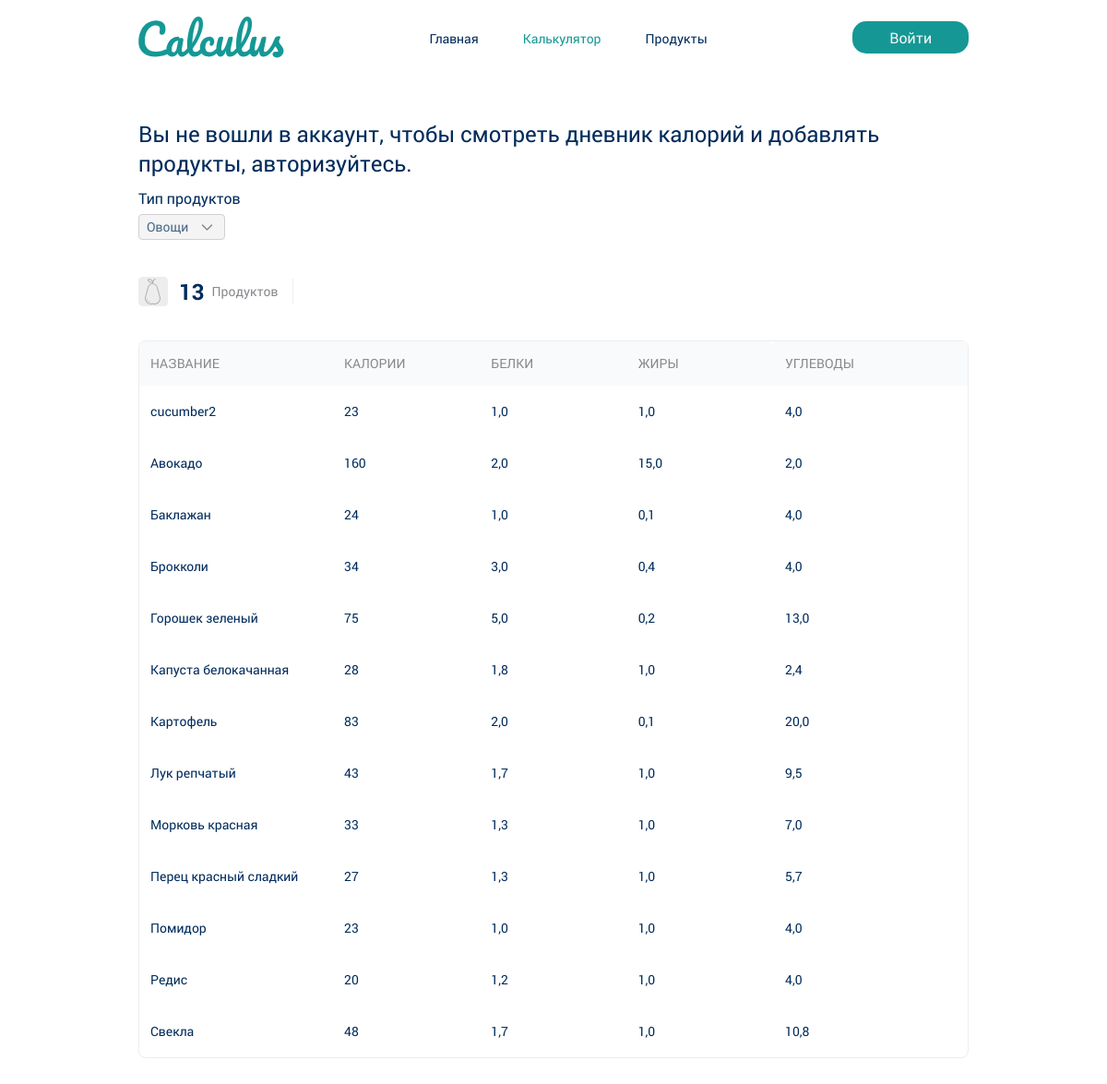
The app's page /calc/, older data.
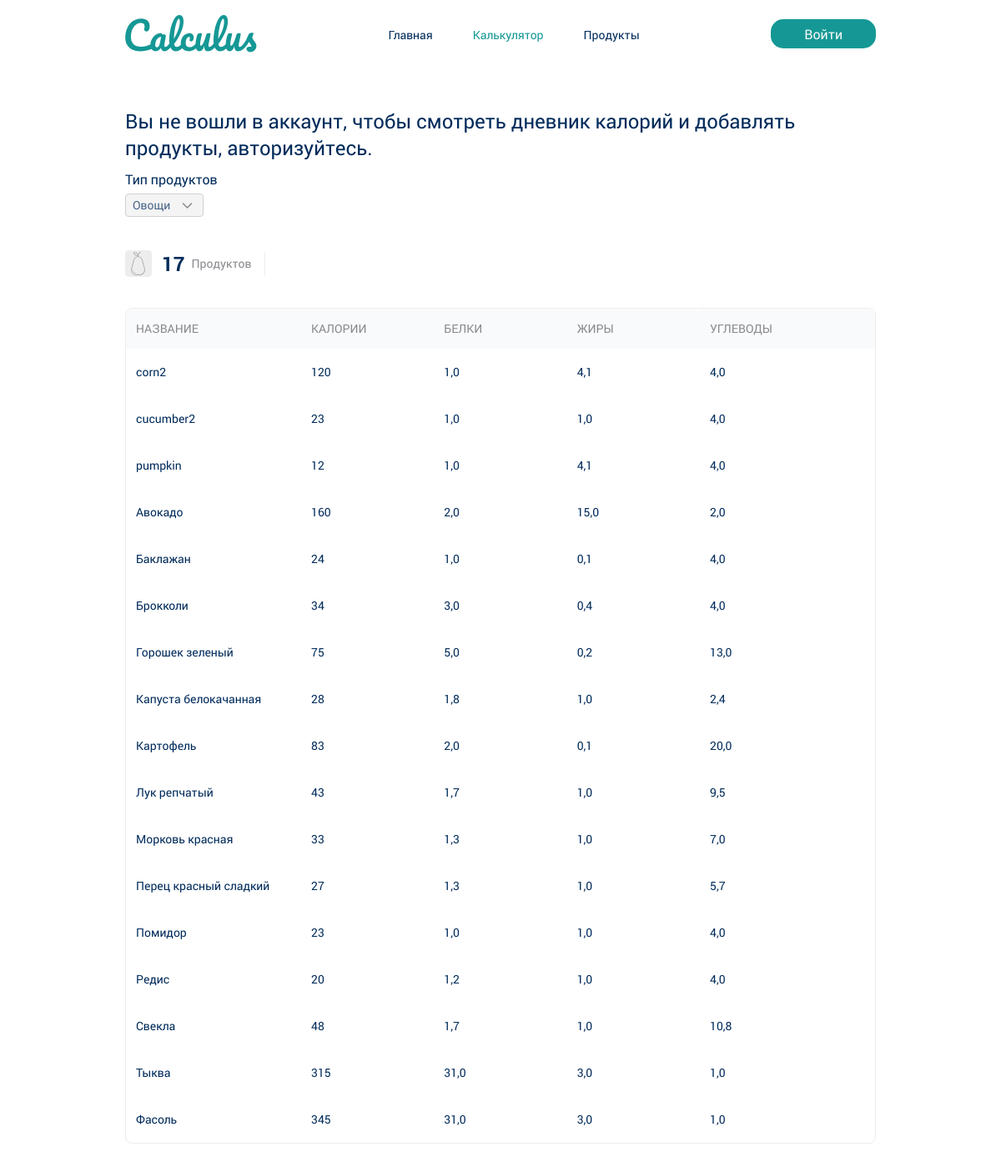
The same page, newer data.
### main/models.py (models this page shows, shortened)
class Vegetable(models.Model):
    name = models.CharField(max_length=200, verbose_name='Название')
    calories = models.IntegerField(verbose_name='Калории')
    proteins = models.FloatField(verbose_name='Белки')
    fats = models.FloatField(verbose_name='Жиры')
    carbohydrates = models.FloatField(verbose_name='Углеводы')
    class Meta:
        verbose_name = 'Овощ'
        verbose_name_plural = 'Овощи'
        ordering = ['name']

### main/views.py (the view, shortened to what this page needs)
# urls.py: path('calc/', calculator, name='calculator'),
@ensure_csrf_cookie
def calculator(request):
    if request.method == 'POST':
        body = json.loads(request.body)
        product_id = body.get('product_id', None)
        product_table = body.get('product_table', None)
        if product_id and product_table:
            result = add_product_to_table(request, product_table, product_id)
            return JsonResponse(result)
        return JsonResponse({'status': 'fail'})
    else:
        vegetables = Vegetable.objects.all()
        context = get_context_data(title="Калькулятор", active_url='calculator', products_list=vegetables)
    return render(request, 'main/calc.html', context)

### main/utils.py (called while the page is built)
def get_context_data(**kwargs):
    context = kwargs
    context['menu'] = menu
    return context

### main/templates/main/calc.html (shortened to what this page needs)
{% extends 'main/base.html' %}
{% load static %}
{% block content %}
<main>
    {% if user.is_authenticated %}
        <section class="products">
            <div class='container'>
                <h1 class="products__title">Дневник КБЖУ, которые вы сегодня получили:</h1>
                <div class="products__amount">
                    <div class="products__amount-img"><img src="{% static 'main/img/fruit.svg' %}" alt=""></div>
                    <div class="products__amount-num">{{ products_list_len }}</div>
                    <div class="products__amount-name">Продуктов</div>
                </div>
                <table class="products__table">
                    <thead class="products__table-head">
                        <tr class="products__table-row">
                            <th class="products__table-header">Название</th>
                            <th class="products__table-header">Калории</th>
                            <th class="products__table-header">Белки</th>
                            <th class="products__table-header">Жиры</th>
                            <th class="products__table-header">Углеводы</th>
                        </tr>
                    </thead>
                    <tbody class="products__table-body">
                        {% for item in products_list %}
                            <tr id="{{ item.0 }}" class="products__table-row">
                                <td class="products__table-cell">{{ item.1.name }}</td>
                                <td class="products__table-cell">{{ item.1.calories }}</td>
                                <td class="products__table-cell">{{ item.1.proteins }}</td>
                                <td class="products__table-cell">{{ item.1.fats }}</td>
                                <td class="products__table-cell"><div class="products__table-flex-container">{{ item.1.carbohydrates }}<button class="products__table-btn remove-btn">Убрать из дневника</button></div></td>
                            </tr>
                        {% endfor %}
                    </tbody>
                    <tfoot>
                        <tr class="products__table-row">
                            <td class="products__table-cell">Итого</td>
                            <td class="products__table-cell">{{ total.calories }}</td>
                            <td class="products__table-cell">{{ total.proteins }}</td>
                            <td class="products__table-cell">{{ total.fats }}</td>
                            <td class="products__table-cell">{{ total.carbohydrates }}</td>
                        </tr>
                        <tr class="products__table-row">
                            <td class="products__table-cell">Ваша норма</td>
                            <td class="products__table-cell">{{ cpfc.cals }}</td>
                            <td class="products__table-cell">{{ cpfc.proteins }}</td>
                            <td class="products__table-cell">{{ cpfc.fats }}</td>
                            <td class="products__table-cell">{{ cpfc.crbs }}</td>
                        </tr>
                    </tfoot>
                </table>
            </div>
        </section>
        <section class="products">
            <div class="container">
                <h1 class="products__title">Добавить продукт в дневник:</h1>
                <div class="products__select-group">
                    <div class="products__select-item">
                        <label class="products__label" for="products__select">Тип продуктов</label>
                        <div class="products__select">
                            <select id="products__select">
                                <option value="vegs">Овощи</option>
                                <option value="fruits">Фрукты</option>
                                <option value="grains">Крупы</option>
                                <option value="meat">Мясо</option>
                            </select>
                            <span class="focus"></span>
                        </div>
                    </div>
                </div>
                <div class="products__amount">
                    <div class="products__amount-img"><img src="{% static 'main/img/fruit.svg' %}" alt=""></div>
                    <div class="products__amount-num">{{ products_list2.count }}</div>
                    <div class="products__amount-name">Продуктов</div>
                </div>
                <table class="products__table">
                    <thead class="products__table-head">
                        <tr class="products__table-row">
                            <th class="products__table-header">Название</th>
                            <th class="products__table-header">Калории</th>
                            <th class="products__table-header">Белки</th>
                            <th class="products__table-header">Жиры</th>
                            <th class="products__table-header">Углеводы</th>
                        </tr>
                    </thead>
                    <tbody id="vegetables" class="products__table-body">
                        {% for item in products_list2 %}
                            <tr id="{{ item.id }}" class="products__table-row">
                                <td class="products__table-cell">{{ item.name }}</td>
                                <td class="products__table-cell">{{ item.calories }}</td>
                                <td class="products__table-cell">{{ item.proteins }}</td>
                                <td class="products__table-cell">{{ item.fats }}</td>
                                <td class="products__table-cell"><div class="products__table-flex-container">{{ item.carbohydrates }}<button class="products__table-btn add-btn">Добавить в дневник</button></div></td>
                            </tr>
                        {% endfor %}
                    </tbody>
                </table>
            </div>
        </section>
    {% else %}
        <section class="products">
            <div class="container">
                <h1 class="products__title">Вы не вошли в аккаунт, чтобы смотреть дневник калорий и добавлять продукты, авторизуйтесь.</h1>
                <div class="products__select-group">
                    <div class="products__select-item">
                        <label class="products__label" for="products__select">Тип продуктов</label>
                        <div class="products__select">
                            <select id="products__select" disabled>
                                <option value="option_1">Овощи</option>
                            </select>
                        </div>
                    </div>
                </div>
                <div class="products__amount">
                    <div class="products__amount-img"><img src="{% static 'main/img/fruit.svg' %}" alt=""></div>
                    <div class="products__amount-num">{{ products_list.count }}</div>
                    <div class="products__amount-name">Продуктов</div>
                </div>
                <table class="products__table">
                    <thead class="products__table-head">
                        <tr class="products__table-row">
                            <th class="products__table-header">Название</th>
                            <th class="products__table-header">Калории</th>
                            <th class="products__table-header">Белки</th>
                            <th class="products__table-header">Жиры</th>
                            <th class="products__table-header">Углеводы</th>
                        </tr>
                    </thead>
                    <tbody class="products__table-body">
                        {% for item in products_list %}
                            <tr class="products__table-row">
                                <td class="products__table-cell">{{ item.name }}</td>
                                <td class="products__table-cell">{{ item.calories }}</td>
                                <td class="products__table-cell">{{ item.proteins }}</td>
                                <td class="products__table-cell">{{ item.fats }}</td>
                                <td class="products__table-cell"><div class="products__table-flex-container">{{ item.carbohydrates }}</div></td>
                            </tr>
                        {% endfor %}
                    </tbody>
                </table>
            </div>
        </section>
    {% endif %}
</main>
{% endblock %}

### main/templates/main/base.html (shortened to what this page needs)
<!DOCTYPE html>
{% load static %}
<html lang="en">
    <head>
        <link rel="stylesheet" href="{% static 'main/css/style.min.css' %}">
    </head>
    <body>
        {% block menu %}
            <header class="header">
                <div class='container header__container'>
                    <a href="{% url 'home' %}" class="header__logo">
                        <img src="{% static 'main/img/logo.svg' %}" alt="Logo">
                    </a>
                    <nav class="header__nav">
                        <ul class="header__menu">
                            {% for menu_item in menu %}
                                {% if menu_item.url_name == active_url %}
                                <li class="header__menu-item"><a href="{% url menu_item.url_name %}" class="header__link header__link_active">{{ menu_item.title }}</a></li>
                                {% else %}
                                <li class="header__menu-item"><a href="{% url menu_item.url_name %}" class="header__link">{{ menu_item.title }}</a></li>
                                {% endif %}
                            {% endfor %}
                        </ul>
                    </nav>
                    {% if user.is_authenticated %}
                        <div class="header__profile">
                            <a href="{% url 'profile' %}" class="header__name">{{ user.profile.name }}</a>
                            <div class="header__profile-img"><img src="{{ user.profile.photo.url }}" alt=""></div>
                            <a href="{% url 'exit' %}" class="header__name">| Выйти</a>
                        </div>
                    {% else %}
                        <a href="{% url 'authentication' %}" class="btn">Войти</a>
                    {% endif %}
                </div>
            </header>
        {% endblock %}
        {% block content %}{% endblock %}
    </body>
</html>

Row changes from the older to the newer data that the page shows:
added Vegetable: name "corn2", calories "120", proteins "1,0", fats "4,1", carbohydrates "4,0"
added Vegetable: name "pumpkin", calories "12", proteins "1,0", fats "4,1", carbohydrates "4,0"
added Vegetable: name "Тыква", calories "315", proteins "31,0", fats "3,0", carbohydrates "1,0"
added Vegetable: name "Фасоль", calories "345", proteins "31,0", fats "3,0", carbohydrates "1,0"
Text that changed along with them:
{{ products_list.count }}: "13" → "17"
